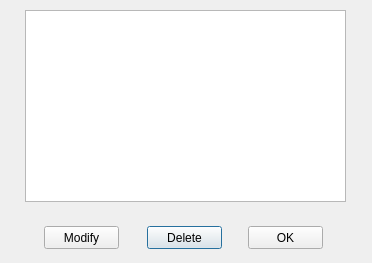
<?xml version="1.0" encoding="UTF-8"?>
<ui version="4.0">
 <class>ActivityList</class>
 <widget class="QDialog" name="ActivityList">
  <property name="geometry">
   <rect>
    <x>0</x>
    <y>0</y>
    <width>372</width>
    <height>263</height>
   </rect>
  </property>
  <property name="windowTitle">
   <string>Dialog</string>
  </property>
  <widget class="QPushButton" name="delete_button">
   <property name="geometry">
    <rect>
     <x>147</x>
     <y>226</y>
     <width>75</width>
     <height>23</height>
    </rect>
   </property>
   <property name="text">
    <string>Delete</string>
   </property>
  </widget>
  <widget class="QPushButton" name="modify_button">
   <property name="geometry">
    <rect>
     <x>44</x>
     <y>226</y>
     <width>75</width>
     <height>23</height>
    </rect>
   </property>
   <property name="text">
    <string>Modify</string>
   </property>
  </widget>
  <widget class="QPushButton" name="ok_button">
   <property name="geometry">
    <rect>
     <x>248</x>
     <y>226</y>
     <width>75</width>
     <height>23</height>
    </rect>
   </property>
   <property name="text">
    <string>OK</string>
   </property>
  </widget>
  <widget class="QTableView" name="tableView">
   <property name="geometry">
    <rect>
     <x>25</x>
     <y>10</y>
     <width>321</width>
     <height>192</height>
    </rect>
   </property>
  </widget>
 </widget>
 <resources/>
 <connections/>
 <slots>
  <signal>clicked()</signal>
 </slots>
</ui>
